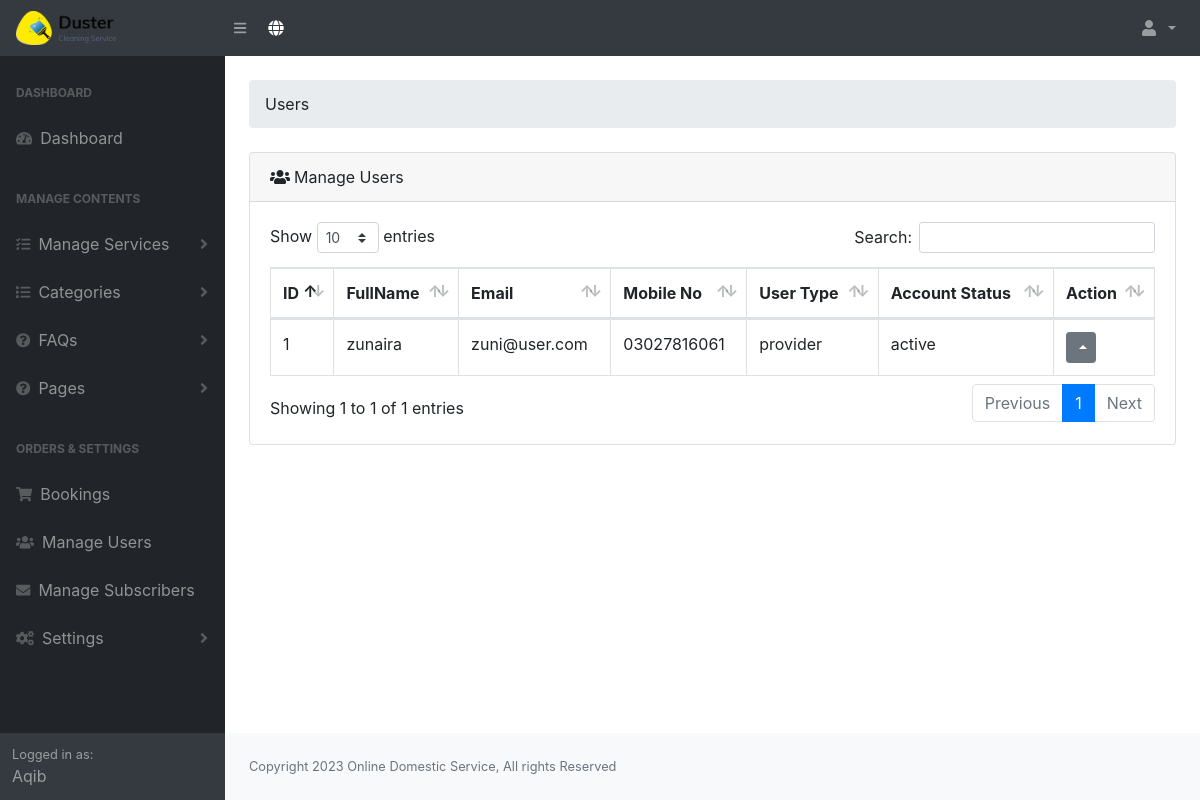
The page /admin/providers.php (signed in) on the database its author committed.
### tables this page shows
CREATE TABLE `tbl_users` (
  `id` int(10) NOT NULL,
  `username` varchar(255) DEFAULT NULL,
  `fullname` varchar(255) DEFAULT NULL,
  `email` varchar(255) DEFAULT NULL,
  `mobile_no` varchar(15) DEFAULT NULL,
  `password` varchar(255) DEFAULT NULL,
  `role` varchar(10) DEFAULT NULL,
  `photo` varchar(255) DEFAULT NULL,
  `created_at` varchar(255) DEFAULT NULL,
  `gender` varchar(20) DEFAULT NULL,
  `status` varchar(10) DEFAULT NULL,
  `comment` varchar(255) DEFAULT NULL
);

CREATE TABLE `tbl_settings` (
  `id` int(10) NOT NULL,
  `site_title` varchar(255) NOT NULL,
  `site_footer` varchar(255) NOT NULL,
  `web_phone` varchar(255) NOT NULL,
  `web_email` varchar(255) NOT NULL,
  `web_address_location` varchar(255) NOT NULL,
  `web_currency` varchar(10) NOT NULL,
  `dollar_exchange_rate` varchar(10) NOT NULL,
  `g_recaptcha_site_key` varchar(255) DEFAULT NULL,
  `g_recaptcha_secret_key` varchar(255) DEFAULT NULL,
  `g_recaptcha_status` varchar(10) DEFAULT NULL
);

### admin/config.php (called while the page is built, shortened)
<?php
$dbhost = 'localhost';
$dbname = 'fyp';
$dbuser = 'root';
$dbpass = '';
try {
	$pdo = new PDO("mysql:host={$dbhost};dbname={$dbname}", $dbuser, $dbpass);
	$pdo->setAttribute(PDO::ATTR_ERRMODE, PDO::ERRMODE_EXCEPTION);
}
catch( PDOException $exception ) {
	echo "Connection Error: " . $exception->getMessage();
	die();
}
$setting_statement = $pdo->prepare('SELECT * FROM tbl_settings');
$setting_statement->execute();
$setting_statement_results = $setting_statement->fetch();
?>

### admin/autoloader.php (called while the page is built, shortened)
<?php
include 'config.php';
?>

### admin/providers.php (the view, shortened to what this page needs)
<?php include 'header.php' ?>
<div class="container-fluid">
    <ol class="breadcrumb mb-4 mt-4">
        <li class="breadcrumb-item ">Users</li>
    </ol>
    <div class="card mb-4">
        <div class="card-header"><i class="fas fa-users mr-1"></i>Manage Users</div>
        <div class="card-body">
            <div class="table-responsive">
                <table class="table table-bordered" width="100%" id="dataTable" cellspacing="0">
                    <thead>
                        <tr>
                            <th>ID</th>
                            <th>FullName</th>
                            <th>Email</th>
                            <th>Mobile No</th>
                            <th>User Type</th>
                            <th>Account Status</th>
                            <th>Action</th>
                        </tr>
                    </thead>
                    <tbody>
                         <?php
                            $statement = $pdo->prepare("SELECT * FROM tbl_users WHERE role='provider' && status='active'");
                            $statement->execute();
                            $statement->execute();
                            $result = $statement->fetchAll();
                            $i = 0;
                            foreach ($result as $key) {
                            $i++;
                        ?>
                                                        <tr>
                            <td><?php echo $i;?></td>
                            <td><?php echo $key['fullname'];?></td>
                            <td><?php echo $key['email'];?></td>
                            <td><?php echo $key['mobile_no'];?></td>
                            <td><?php echo $key['role'];?></td>
                            <td><?php echo $key['status'];?></td>
                            <td>
                                <div class="btn-group dropup">
                                  <button type="button" class="btn btn-secondary btn-sm dropdown-toggle" data-toggle="dropdown" aria-haspopup="true" aria-expanded="false">
                                  </button>
                                </div>
                            </td>
                        </tr>
                        <?php } ?>
                    </tbody>
                </table>
            </div>
        </div>
    </div>
</div>
<?php include 'footer.php' ?>

### admin/header.php (shortened to what this page needs)
<?php
include 'autoloader.php';
$u_id = $_SESSION['admin']['id'];
$statement = $pdo->prepare('SELECT * FROM tbl_users WHERE id=?');
$statement->execute(array($u_id));
$user_result = $statement->fetch();
?>
<!DOCTYPE html>
<html lang="en">
    <head>
        <link href="css/styles.css" rel="stylesheet" />
        <link href="css/dataTables.bootstrap4.min.css" rel="stylesheet" />
    </head>
    <body class="sb-nav-fixed">
        <nav class="sb-topnav navbar navbar-expand navbar-dark bg-dark">
            <a class="navbar-brand" href="dashboard.php">
                <img src="assets/logo/logo.png" class="existing-photo" width="100">
            </a>
            <button class="btn btn-link btn-sm order-1 order-lg-0" id="sidebarToggle" href="#">
                <i class="fas fa-bars"></i>
            </button
            >
            <a href="/" target="_blank" class="btn btn-dark" type="button">
                <i class="fas fa-globe"></i>
            </a>
            <ul class="navbar-nav ml-auto ml-md-0">
                <li class="nav-item dropdown">
                    <a class="nav-link dropdown-toggle" id="userDropdown" href="#" role="button" data-toggle="dropdown" aria-haspopup="true" aria-expanded="false">
                        <i class="fas fa-user fa-fw"></i>
                    </a>
                </li>
            </ul>
        </nav>
        <div id="layoutSidenav">
            <div id="layoutSidenav_nav">
                <nav class="sb-sidenav accordion sb-sidenav-dark" id="sidenavAccordion">
                    <div class="sb-sidenav-menu">
                        <div class="nav">
                            <div class="sb-sidenav-menu-heading">Dashboard</div>
                            <a class="nav-link" href="dashboard.php">
                                <div class="sb-nav-link-icon">
                                    <i class="fas fa-tachometer-alt"></i>
                                </div>
                                Dashboard
                            </a>
                            <div class="sb-sidenav-menu-heading">Manage Contents</div>
                            <a class="nav-link collapsed" href="#" data-toggle="collapse" data-target="#collapseServices" aria-expanded="false" aria-controls="collapseServices">
                                <div class="sb-nav-link-icon">
                                    <i class="fas fa-tasks"></i>
                                </div>
                                    Manage Services
                                <div class="sb-sidenav-collapse-arrow">
                                    <i class="fas fa-angle-down"></i>
                                </div
                            ></a>
                            <a class="nav-link collapsed" href="#" data-toggle="collapse" data-target="#collapseLayouts" aria-expanded="false" aria-controls="collapseLayouts">
                                <div class="sb-nav-link-icon">
                                    <i class="fas fa-list"></i>
                                </div>
                                    Categories
                                <div class="sb-sidenav-collapse-arrow">
                                    <i class="fas fa-angle-down"></i>
                                </div
                            ></a>
                            <a class="nav-link collapsed" href="#" data-toggle="collapse" data-target="#collapseFaqs" aria-expanded="false" aria-controls="collapseFaqs">
                                <div class="sb-nav-link-icon">
                                    <i class="fas fa-question-circle"></i>
                                </div>
                                    FAQs
                                <div class="sb-sidenav-collapse-arrow">
                                    <i class="fas fa-angle-down"></i>
                                </div
                            ></a>
                            <a class="nav-link collapsed" href="#" data-toggle="collapse" data-target="#collapsePages" aria-expanded="false" aria-controls="collapsePages">
                                <div class="sb-nav-link-icon">
                                    <i class="fas fa-question-circle"></i>
                                </div>
                                    Pages
                                <div class="sb-sidenav-collapse-arrow">
                                    <i class="fas fa-angle-down"></i>
                                </div
                            ></a>
                            <div class="sb-sidenav-menu-heading">Orders & Settings</div>
                            <a class="nav-link" href="bookings.php">
                                <div class="sb-nav-link-icon">
                                    <i class="fa fa-shopping-cart"></i>
                                </div>
                                Bookings</a>
                            <a class="nav-link" href="users.php">
                                <div class="sb-nav-link-icon">
                                    <i class="fas fa-users"></i>
                                </div>
                                Manage Users</a>
                             <a class="nav-link" href="subscribers.php">
                                <div class="sb-nav-link-icon">
                                    <i class="fas fa-envelope"></i>
                                </div>
                                Manage Subscribers</a>
                            <a class="nav-link collapsed" href="#" data-toggle="collapse" data-target="#collapseSetting" aria-expanded="false" aria-controls="collapseSetting"
                                ><div class="sb-nav-link-icon">
                                    <i class="fas fa-cogs"></i>
                                </div>
                                Settings
                                <div class="sb-sidenav-collapse-arrow">
                                    <i class="fas fa-angle-down"></i>
                                    </div
                            ></a>
                        </div>
                    </div>
                    <div class="sb-sidenav-footer">
                        <div class="small">Logged in as:</div>
                        <?php echo $user_result['fullname']; ?>
                    </div>
                </nav>
            </div>
            <div id="layoutSidenav_content">
            <main>

### admin/footer.php (shortened to what this page needs)
                </main>
                <footer class="py-4 bg-light mt-auto">
                    <div class="container-fluid">
                        <div class="d-flex align-items-center justify-content-between small">
                            <div class="text-muted"> <?php echo $setting_statement_results['site_footer']; ?></div>
                        </div>
                    </div>
                </footer>
            </div>
        </div>
    </body>
</html>

### rows shown on the page
tbl_users: fullname "Aqib"
tbl_users: fullname "zunaira", email "zuni@user.com", mobile_no "03027816061", role "provider", status "active"
tbl_settings: site_footer "Copyright 2023 Online Domestic Service, All rights Reserved"
